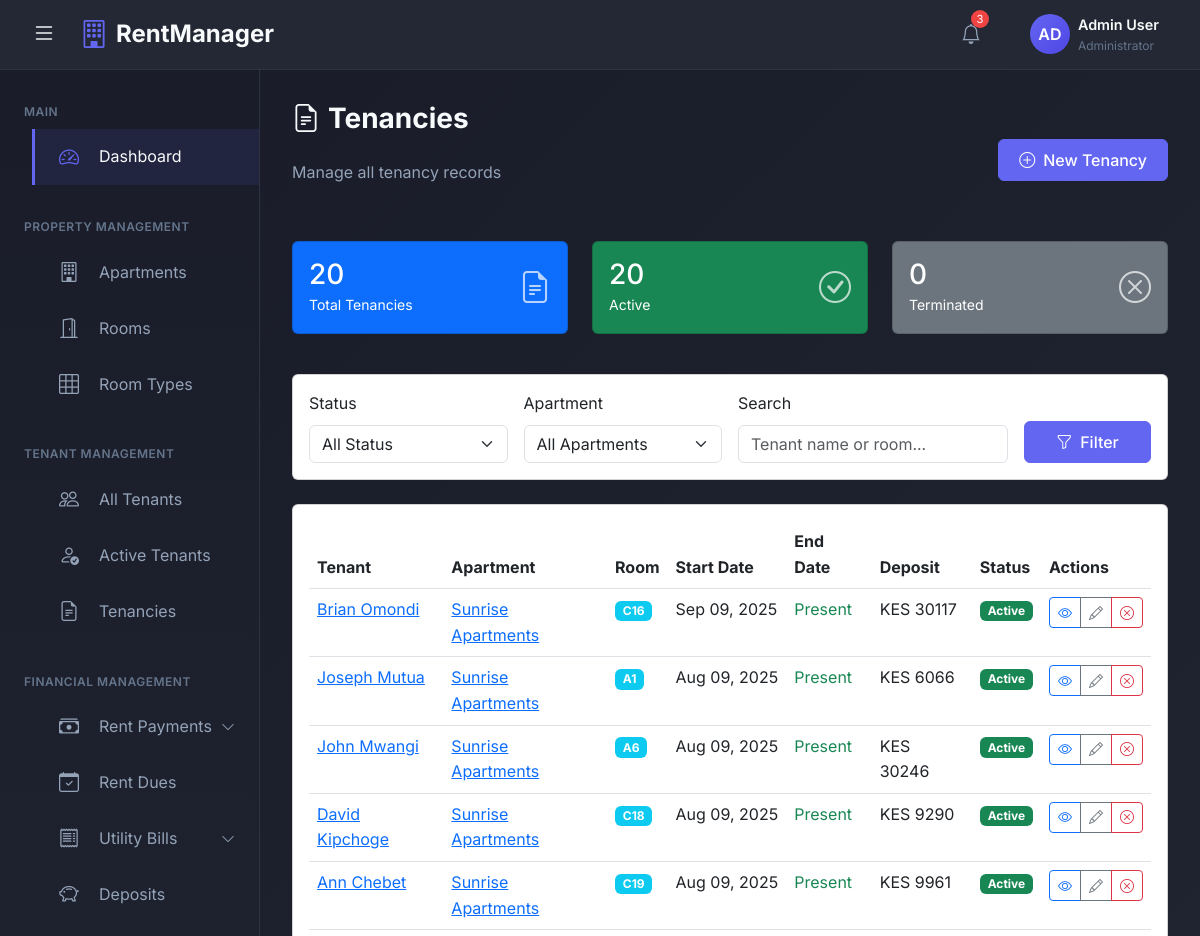
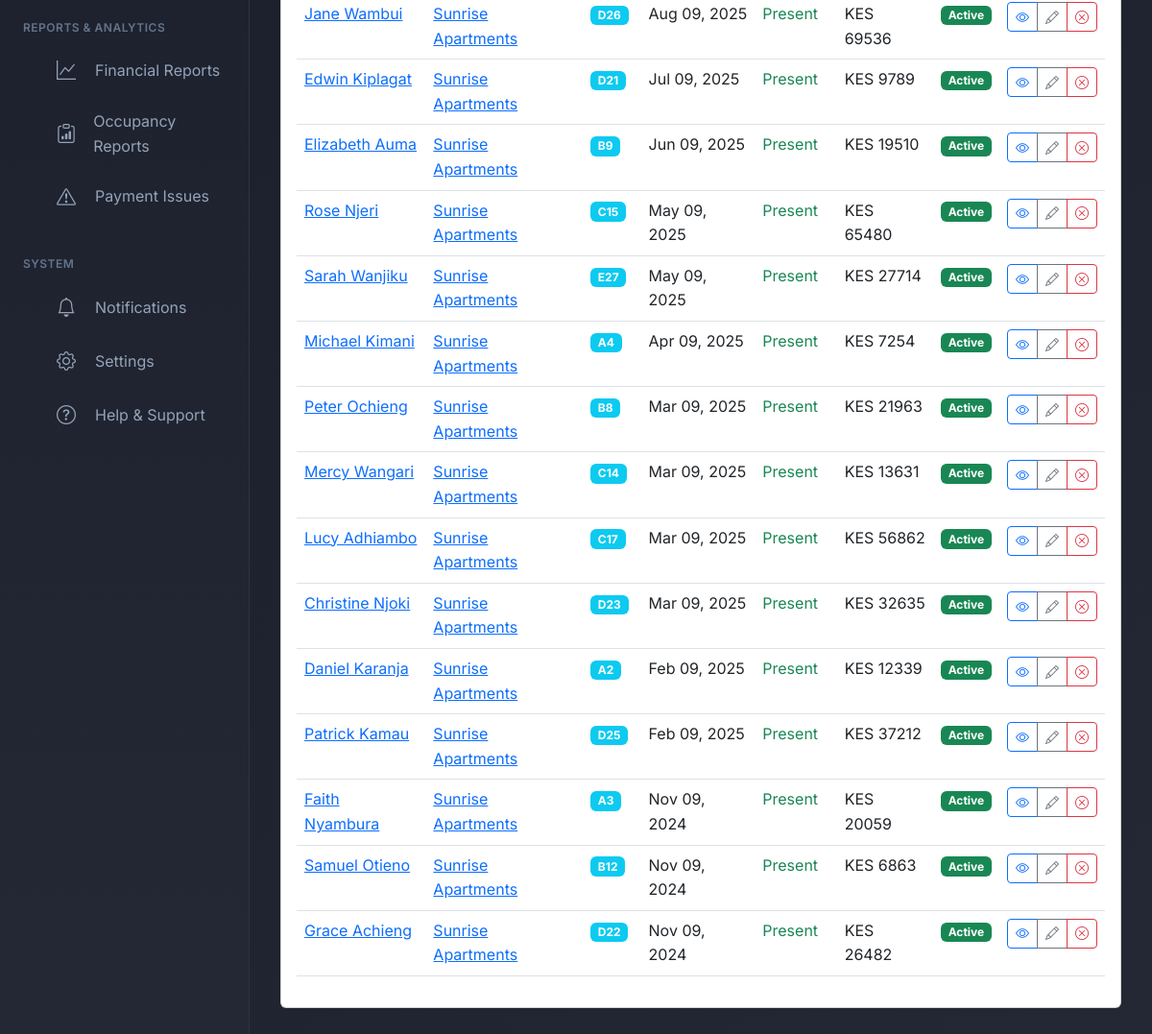
Screenshot of /tenancies/ (signed in) with the database file from the repository (2 pictures, top to bottom).
### rental_app/models.py (models this page shows, shortened)
class Tenancy(models.Model):
    TENANCY_STATUS = (
        ('active', 'Active'),
        ('terminated', 'Terminated'),
        ('suspended', 'Suspended'),
        ('switched', 'Switched Room'),  # When tenant moves to another room
    )
    TERMINATION_REASON = (
        ('vacated', 'Tenant Vacated'),
        ('evicted', 'Evicted'),
        ('room_switch', 'Switched to Another Room'),
        ('other', 'Other'),
    )
    tenant = models.ForeignKey(User, on_delete=models.PROTECT, related_name='tenancies', limit_choices_to={'user_type': 'tenant'})
    room = models.ForeignKey(Room, on_delete=models.PROTECT, related_name='tenancies')
    apartment = models.ForeignKey(Apartment, on_delete=models.PROTECT, related_name='tenancies')  # Denormalized for easy querying
    start_date = models.DateField()
    end_date = models.DateField(null=True, blank=True)
    deposit_paid = models.DecimalField(max_digits=10, decimal_places=2, default=0.00)
    deposit_refunded = models.BooleanField(default=False)
    deposit_refund_amount = models.DecimalField(max_digits=10, decimal_places=2, default=0.00, null=True, blank=True)
    deposit_deduction_reason = models.TextField(blank=True)  # Why deposit was partially refunded
    status = models.CharField(max_length=20, choices=TENANCY_STATUS, default='active')
    termination_reason = models.CharField(max_length=20, choices=TERMINATION_REASON, null=True, blank=True)
    move_in_condition = models.TextField(blank=True)
    move_out_condition = models.TextField(blank=True)
    switched_to_tenancy = models.ForeignKey('self', on_delete=models.SET_NULL, null=True, blank=True, related_name='previous_tenancy')
    switched_from_tenancy = models.ForeignKey('self', on_delete=models.SET_NULL, null=True, blank=True, related_name='next_tenancy')
    is_deleted = models.BooleanField(default=False)
    deleted_at = models.DateTimeField(null=True, blank=True)
    created_at = models.DateTimeField(auto_now_add=True)
    updated_at = models.DateTimeField(auto_now=True)
    class Meta:
        verbose_name_plural = 'Tenancies'
        ordering = ['-start_date']
        indexes = [
            models.Index(fields=['tenant', 'status']),
            models.Index(fields=['apartment', 'status']),
        ]

class User(AbstractUser):
    USER_TYPE_CHOICES = (
        ('admin', 'Admin'),
        ('tenant', 'Tenant'),
    )
    USER_STATUS = (
        ('active', 'Active'),
        ('inactive', 'Inactive'),
        ('archived', 'Archived'),  # For moved out tenants
    )
    user_type = models.CharField(max_length=10, choices=USER_TYPE_CHOICES)
    user_status = models.CharField(max_length=20, choices=USER_STATUS, default='active')
    phone_number = models.CharField(max_length=15, unique=True)
    national_id = models.CharField(max_length=20, unique=True, null=True, blank=True)
    profile_picture = models.ImageField(upload_to='profiles/', null=True, blank=True)
    is_deleted = models.BooleanField(default=False)
    deleted_at = models.DateTimeField(null=True, blank=True)
    created_at = models.DateTimeField(auto_now_add=True)
    updated_at = models.DateTimeField(auto_now=True)

class Apartment(models.Model):
    name = models.CharField(max_length=200)
    owner = models.ForeignKey(User, on_delete=models.CASCADE, related_name='apartments', limit_choices_to={'user_type': 'admin'})
    location = models.CharField(max_length=300)
    total_floors = models.IntegerField(validators=[MinValueValidator(1)])
    description = models.TextField(blank=True)
    water_rate_per_unit = models.DecimalField(max_digits=10, decimal_places=2, default=0.00)
    created_at = models.DateTimeField(auto_now_add=True)
    updated_at = models.DateTimeField(auto_now=True)

class Room(models.Model):
    ROOM_STATUS = (
        ('available', 'Available'),
        ('occupied', 'Occupied'),
        ('maintenance', 'Under Maintenance'),
    )
    apartment = models.ForeignKey(Apartment, on_delete=models.CASCADE, related_name='rooms')
    room_number = models.CharField(max_length=10)  # e.g., A1, B2, C3
    room_type = models.ForeignKey(RoomType, on_delete=models.PROTECT)
    floor_number = models.IntegerField(validators=[MinValueValidator(0)])
    has_balcony = models.BooleanField(default=False)
    has_shower = models.BooleanField(default=True)
    has_kitchen_unit = models.BooleanField(default=True)
    has_clothes_cabinet = models.BooleanField(default=True)
    monthly_rent = models.DecimalField(max_digits=10, decimal_places=2, validators=[MinValueValidator(0)])
    deposit_amount = models.DecimalField(max_digits=10, decimal_places=2, validators=[MinValueValidator(0)])
    status = models.CharField(max_length=20, choices=ROOM_STATUS, default='available')
    created_at = models.DateTimeField(auto_now_add=True)
    updated_at = models.DateTimeField(auto_now=True)
    class Meta:
        unique_together = ('apartment', 'room_number')
        ordering = ['floor_number', 'room_number']

### rental_app/views.py (the view)
# urls.py: path('tenancies/', views.tenancy_list, name='tenancy_list'),
@login_required
def tenancy_list(request):
    tenancies = Tenancy.objects.filter(
        apartment__owner=request.user
    ).select_related('tenant', 'room', 'apartment').order_by('-start_date')
    status_filter = request.GET.get('status', '')
    apartment_filter = request.GET.get('apartment', '')
    search_query = request.GET.get('search', '')
    if status_filter:
        tenancies = tenancies.filter(status=status_filter)
    if apartment_filter:
        tenancies = tenancies.filter(apartment_id=apartment_filter)
    if search_query:
        tenancies = tenancies.filter(
            Q(tenant__first_name__icontains=search_query) |
            Q(tenant__last_name__icontains=search_query) |
            Q(room__room_number__icontains=search_query)
        )
    apartments = Apartment.objects.filter(owner=request.user)
    total_tenancies = tenancies.count()
    active_count = tenancies.filter(status='active').count()
    terminated_count = tenancies.filter(status='terminated').count()
    paginator = Paginator(tenancies, 20)
    page_number = request.GET.get('page')
    tenancies_page = paginator.get_page(page_number)
    context = {
        'tenancies': tenancies_page,
        'total_tenancies': total_tenancies,
        'active_count': active_count,
        'terminated_count': terminated_count,
        'apartments': apartments,
        'status_filter': status_filter,
        'apartment_filter': apartment_filter,
        'search_query': search_query,
    }
    return render(request, 'tenants/tenancy_list.html', context)

### templates/tenants/tenancy_list.html (shortened to what this page needs)
{% extends 'admin_base.html' %}
{% block content %}
<div class="page-header d-flex justify-content-between align-items-center mb-4">
    <div>
        <h1 class="page-title">
            <i class="bi bi-file-earmark-text me-2"></i>Tenancies
        </h1>
        <p class="page-subtitle">Manage all tenancy records</p>
    </div>
    <a href="{% url 'tenancy_create' %}" class="btn btn-primary">
        <i class="bi bi-plus-circle me-2"></i>New Tenancy
    </a>
</div>
<div class="row mb-4">
    <div class="col-md-4 mb-3">
        <div class="card bg-primary text-white">
            <div class="card-body">
                <div class="d-flex justify-content-between align-items-center">
                    <div>
                        <h3 class="mb-0">{{ total_tenancies }}</h3>
                        <small>Total Tenancies</small>
                    </div>
                    <i class="bi bi-file-earmark-text" style="font-size: 2rem; opacity: 0.7;"></i>
                </div>
            </div>
        </div>
    </div>
    <div class="col-md-4 mb-3">
        <div class="card bg-success text-white">
            <div class="card-body">
                <div class="d-flex justify-content-between align-items-center">
                    <div>
                        <h3 class="mb-0">{{ active_count }}</h3>
                        <small>Active</small>
                    </div>
                    <i class="bi bi-check-circle" style="font-size: 2rem; opacity: 0.7;"></i>
                </div>
            </div>
        </div>
    </div>
    <div class="col-md-4 mb-3">
        <div class="card bg-secondary text-white">
            <div class="card-body">
                <div class="d-flex justify-content-between align-items-center">
                    <div>
                        <h3 class="mb-0">{{ terminated_count }}</h3>
                        <small>Terminated</small>
                    </div>
                    <i class="bi bi-x-circle" style="font-size: 2rem; opacity: 0.7;"></i>
                </div>
            </div>
        </div>
    </div>
</div>
<div class="card mb-4">
    <div class="card-body">
        <form method="get" class="row g-3">
            <div class="col-md-3">
                <label class="form-label">Status</label>
                <select name="status" class="form-select">
                    <option value="">All Status</option>
                </select>
            </div>
            <div class="col-md-3">
                <label class="form-label">Apartment</label>
                <select name="apartment" class="form-select">
                    <option value="">All Apartments</option>
                </select>
            </div>
            <div class="col-md-4">
                <label class="form-label">Search</label>
                <input type="text" name="search" class="form-control"
                       placeholder="Tenant name or room..." value="{{ search_query }}">
            </div>
            <div class="col-md-2 d-flex align-items-end">
                <button type="submit" class="btn btn-primary w-100">
                    <i class="bi bi-funnel me-2"></i>Filter
                </button>
            </div>
        </form>
    </div>
</div>
<div class="card">
    <div class="card-body">
        <div class="table-responsive">
            <table class="table table-hover">
                <thead>
                    <tr>
                        <th>Tenant</th>
                        <th>Apartment</th>
                        <th>Room</th>
                        <th>Start Date</th>
                        <th>End Date</th>
                        <th>Deposit</th>
                        <th>Status</th>
                        <th>Actions</th>
                    </tr>
                </thead>
                <tbody>
                    {% for tenancy in tenancies %}
                    <tr>
                        <td>
                            <a href="{% url 'tenant_detail' tenancy.tenant.pk %}">
                                {{ tenancy.tenant.get_full_name }}
                            </a>
                        </td>
                        <td>
                            <a href="{% url 'apartment_detail' tenancy.apartment.pk %}">
                                {{ tenancy.apartment.name }}
                            </a>
                        </td>
                        <td>
                            <a href="{% url 'room_detail' tenancy.room.pk %}">
                                <span class="badge bg-info">{{ tenancy.room.room_number }}</span>
                            </a>
                        </td>
                        <td>{{ tenancy.start_date|date:"M d, Y" }}</td>
                        <td>
                            {% if tenancy.end_date %}
                            {{ tenancy.end_date|date:"M d, Y" }}
                            {% else %}
                            <span class="text-success">Present</span>
                            {% endif %}
                        </td>
                        <td>KES {{ tenancy.deposit_paid|floatformat:0 }}</td>
                        <td>
                            {% if tenancy.status == 'active' %}
                            <span class="badge bg-success">Active</span>
                            {% elif tenancy.status == 'terminated' %}
                            <span class="badge bg-danger">Terminated</span>
                            {% elif tenancy.status == 'suspended' %}
                            <span class="badge bg-warning">Suspended</span>
                            {% else %}
                            <span class="badge bg-info">{{ tenancy.get_status_display }}</span>
                            {% endif %}
                        </td>
                        <td>
                            <div class="btn-group btn-group-sm">
                                <a href="{% url 'tenancy_detail' tenancy.pk %}" class="btn btn-outline-primary" title="View">
                                    <i class="bi bi-eye"></i>
                                </a>
                                {% if tenancy.status == 'active' %}
                                <a href="{% url 'tenancy_edit' tenancy.pk %}" class="btn btn-outline-secondary" title="Edit">
                                    <i class="bi bi-pencil"></i>
                                </a>
                                <a href="{% url 'tenancy_terminate' tenancy.pk %}" class="btn btn-outline-danger" title="Terminate">
                                    <i class="bi bi-x-circle"></i>
                                </a>
                                {% endif %}
                            </div>
                        </td>
                    </tr>
                    {% endfor %}
                </tbody>
            </table>
        </div>
    </div>
</div>
{% endblock %}

### templates/admin_base.html (style rules this page uses)
:root { --sidebar-width: 260px; --header-height: 70px; --primary-color: #1a1d29; --secondary-color: #232834; --accent-color: #6366f1; --accent-hover: #4f46e5; --text-primary: #f8fafc; --text-secondary: #94a3b8; --text-muted: #64748b; --border-color: #2d3343; --card-bg: #232834; --success-color: #10b981; --warning-color: #f59e0b; --danger-color: #ef4444; --bg-gradient: linear-gradient(135deg, #1a1d29 0%, #232834 100%); --sidebar-gradient: linear-gradient(180deg, #1a1d29 0%, #232834 100%); }
* { margin: 0; padding: 0; box-sizing: border-box; }
body { font-family: 'Inter', -apple-system, BlinkMacSystemFont, 'Segoe UI', Roboto, sans-serif; background-color: var(--primary-color); color: var(--text-primary); overflow-x: hidden; line-height: 1.6; font-weight: 400; }
.page-title { font-size: 1.75rem; font-weight: 700; color: var(--text-primary); margin-bottom: 1.5rem; }
.page-subtitle { font-size: 1rem; color: var(--text-secondary); margin-bottom: 2rem; }
.btn-primary { background-color: var(--accent-color); border-color: var(--accent-color); font-weight: 500; padding: 0.5rem 1.25rem; }
.main-content > * { animation: fadeIn 0.5s ease-out; }

### rows the page displays
Tenancy: tenant.get_full_name "Brian Omondi", apartment.name "Sunrise Apartments", room.room_number "C16", start_date "Sep 09, 2025", shows "Present", deposit_paid "30117", status "Active"
Tenancy: tenant.get_full_name "Joseph Mutua", apartment.name "Sunrise Apartments", room.room_number "A1", start_date "Aug 09, 2025", shows "Present", deposit_paid "6066", status "Active"
Tenancy: tenant.get_full_name "John Mwangi", apartment.name "Sunrise Apartments", room.room_number "A6", start_date "Aug 09, 2025", shows "Present", deposit_paid "30246", status "Active"
Tenancy: tenant.get_full_name "David Kipchoge", apartment.name "Sunrise Apartments", room.room_number "C18", start_date "Aug 09, 2025", shows "Present", deposit_paid "9290", status "Active"
Tenancy: tenant.get_full_name "Ann Chebet", apartment.name "Sunrise Apartments", room.room_number "C19", start_date "Aug 09, 2025", shows "Present", deposit_paid "9961", status "Active"
Tenancy: tenant.get_full_name "Jane Wambui", apartment.name "Sunrise Apartments", room.room_number "D26", start_date "Aug 09, 2025", shows "Present", deposit_paid "69536", status "Active"
Tenancy: tenant.get_full_name "Edwin Kiplagat", apartment.name "Sunrise Apartments", room.room_number "D21", start_date "Jul 09, 2025", shows "Present", deposit_paid "9789", status "Active"
Tenancy: tenant.get_full_name "Elizabeth Auma", apartment.name "Sunrise Apartments", room.room_number "B9", start_date "Jun 09, 2025", shows "Present", deposit_paid "19510", status "Active"
Tenancy: tenant.get_full_name "Rose Njeri", apartment.name "Sunrise Apartments", room.room_number "C15", start_date "May 09, 2025", shows "Present", deposit_paid "65480", status "Active"
Tenancy: tenant.get_full_name "Sarah Wanjiku", apartment.name "Sunrise Apartments", room.room_number "E27", start_date "May 09, 2025", shows "Present", deposit_paid "27714", status "Active"
Tenancy: tenant.get_full_name "Michael Kimani", apartment.name "Sunrise Apartments", room.room_number "A4", start_date "Apr 09, 2025", shows "Present", deposit_paid "7254", status "Active"
Tenancy: tenant.get_full_name "Peter Ochieng", apartment.name "Sunrise Apartments", room.room_number "B8", start_date "Mar 09, 2025", shows "Present", deposit_paid "21963", status "Active"
Tenancy: tenant.get_full_name "Mercy Wangari", apartment.name "Sunrise Apartments", room.room_number "C14", start_date "Mar 09, 2025", shows "Present", deposit_paid "13631", status "Active"
Tenancy: tenant.get_full_name "Lucy Adhiambo", apartment.name "Sunrise Apartments", room.room_number "C17", start_date "Mar 09, 2025", shows "Present", deposit_paid "56862", status "Active"
Tenancy: tenant.get_full_name "Christine Njoki", apartment.name "Sunrise Apartments", room.room_number "D23", start_date "Mar 09, 2025", shows "Present", deposit_paid "32635", status "Active"
Tenancy: tenant.get_full_name "Daniel Karanja", apartment.name "Sunrise Apartments", room.room_number "A2", start_date "Feb 09, 2025", shows "Present", deposit_paid "12339", status "Active"
Tenancy: tenant.get_full_name "Patrick Kamau", apartment.name "Sunrise Apartments", room.room_number "D25", start_date "Feb 09, 2025", shows "Present", deposit_paid "37212", status "Active"
Tenancy: tenant.get_full_name "Faith Nyambura", apartment.name "Sunrise Apartments", room.room_number "A3", start_date "Nov 09, 2024", shows "Present", deposit_paid "20059", status "Active"
Tenancy: tenant.get_full_name "Samuel Otieno", apartment.name "Sunrise Apartments", room.room_number "B12", start_date "Nov 09, 2024", shows "Present", deposit_paid "6863", status "Active"
Tenancy: tenant.get_full_name "Grace Achieng", apartment.name "Sunrise Apartments", room.room_number "D22", start_date "Nov 09, 2024", shows "Present", deposit_paid "26482", status "Active"

### other values shown
{{ total_tenancies }} "20"
{{ active_count }} "20"
{{ terminated_count }} "0"
